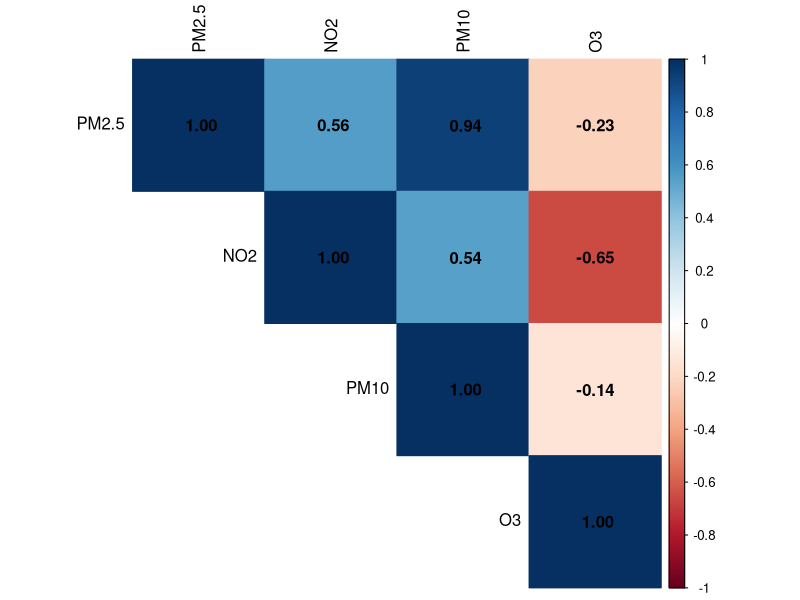
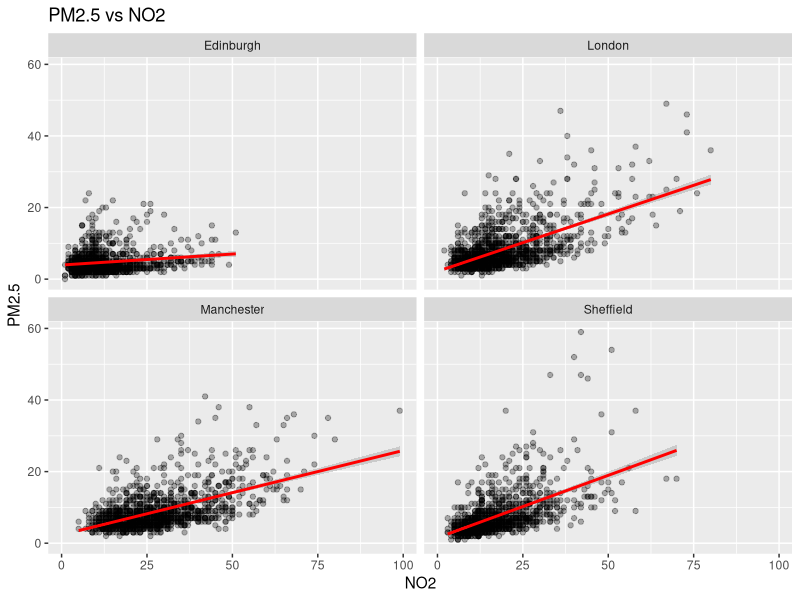
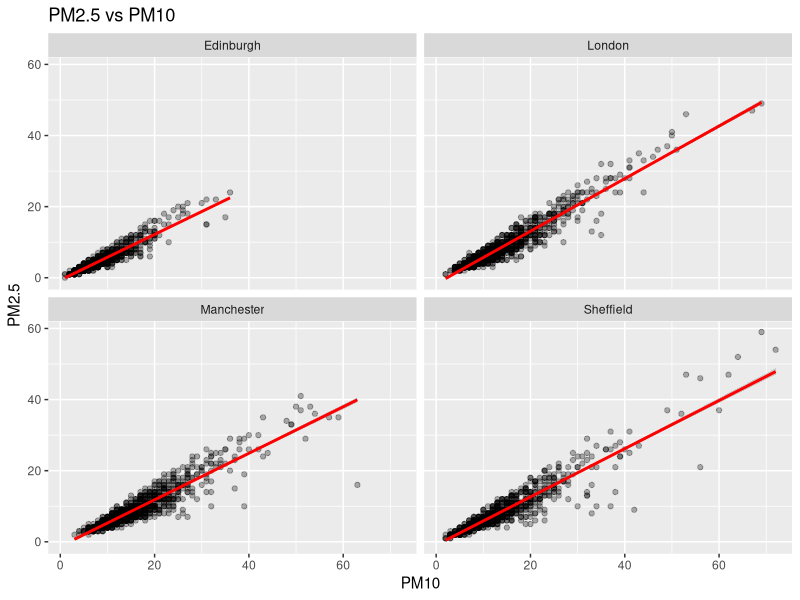
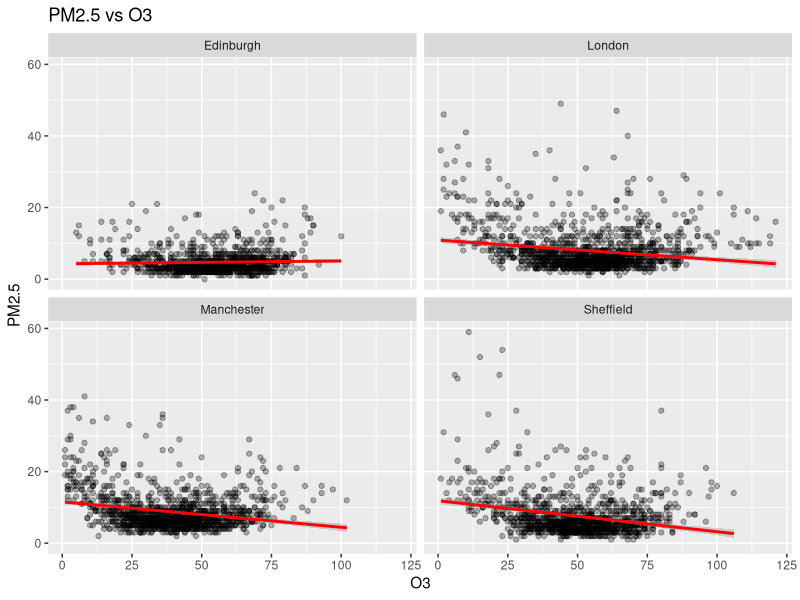
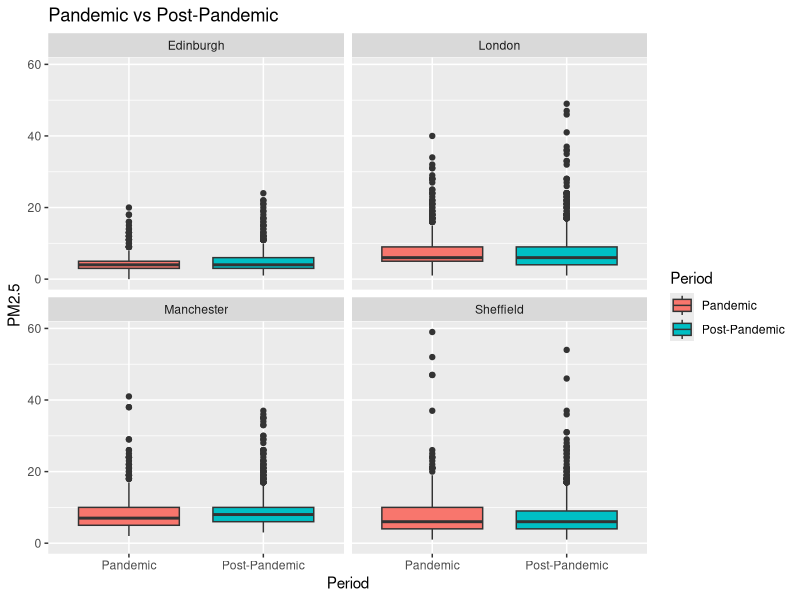
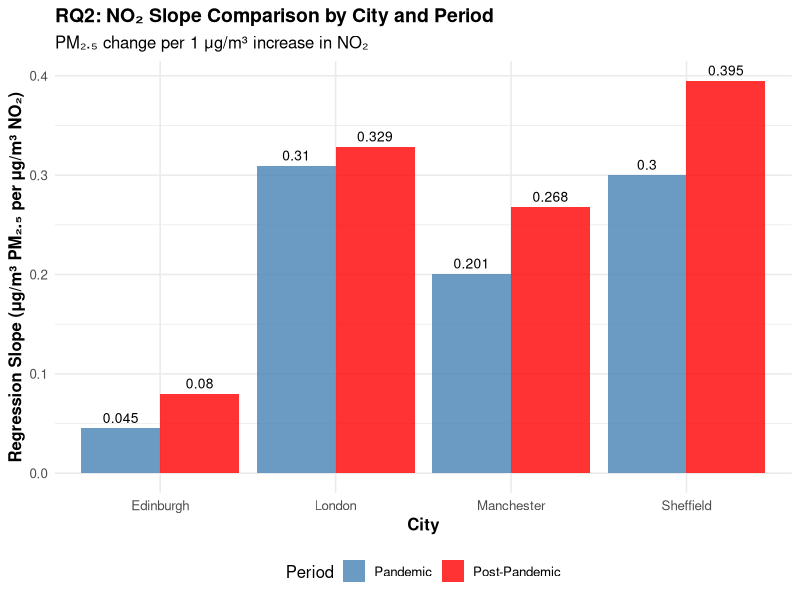
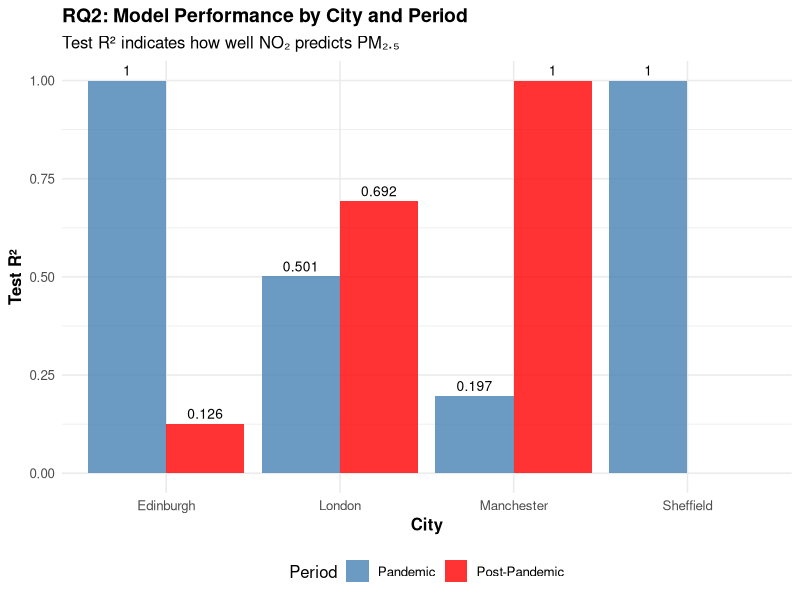
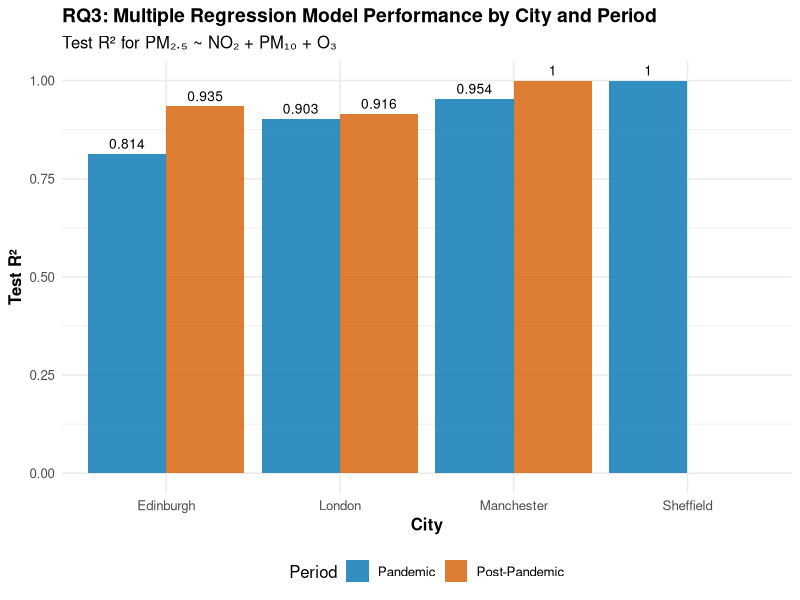

Here is the R script that generated these plots, in order: (Note: this script raises an error after producing the figures.)
# ==============================================================================
# UK Air Quality Analysis - Research Questions 2 & 3
# RQ2: Simple Linear Regression (NO₂ → PM₂.₅)
# RQ3: Multiple Linear Regression (NO₂ + PM₁₀ + O₃ → PM₂.₅)
# ==============================================================================

# ------------------------------------------------------------------------------
# 1. SETUP: Load Required Packages
# ------------------------------------------------------------------------------

install.packages("corrplot")

library(tidyverse)
library(corrplot)

set.seed(123)  # For reproducibility
# Plot control
SAVE_PLOTS <- TRUE  # Change to FALSE if you only want to see plots in RStudio

# Create output folders
dir.create("results", showWarnings = FALSE)

cat("==============================================================================\n")
cat("REGRESSION ANALYSIS: RQ2 & RQ3\n")
cat("==============================================================================\n\n")

# ------------------------------------------------------------------------------
# 2. LOAD DATA
# ------------------------------------------------------------------------------

cat("Loading data...\n")
data <- read_csv("processed_data/air_quality_clean_wide.csv", show_col_types = FALSE)

# Prepare data
regression_data <- data %>%
  select(Date, City, PM2.5, NO2, PM10, O3) %>%
  drop_na(PM2.5, NO2, PM10, O3) %>%
  mutate(
    Year = year(Date),
    Period = case_when(
      Year >= 2020 & Year <= 2021 ~ "Pandemic",
      Year >= 2022 ~ "Post-Pandemic"
    ),
    Period = factor(Period, levels = c("Pandemic", "Post-Pandemic")),
    City = factor(City, levels = c("Edinburgh", "London", "Manchester", "Sheffield"))
  ) %>%
  filter(!is.na(Period))

cat("Total observations:", nrow(regression_data), "\n\n")

# ------------------------------------------------------------------------------
# 3. TRAIN/TEST SPLIT (80/20)
# ------------------------------------------------------------------------------

cat("Creating train/test split (80/20)...\n")

# Split by city to keep balanced
train_data <- regression_data %>%
  group_by(City) %>%
  slice_sample(prop = 0.8) %>%
  ungroup()

test_data <- regression_data %>%
  filter(!Date %in% train_data$Date)

levels(train_data$Period)

cat("Training:", nrow(train_data), "| Test:", nrow(test_data), "\n\n")

# ------------------------------------------------------------------------------
# 4. EXPLORE TRAINING DATA
# ------------------------------------------------------------------------------

cat("=== EXPLORATORY ANALYSIS (Training Data) ===\n\n")

# Correlation matrix
cor_train <- train_data %>%
  select(PM2.5, NO2, PM10, O3) %>%
  cor(use = "complete.obs")

cat("Correlation Matrix:\n")
print(round(cor_train, 3))
cat("\n")

# Save correlation matrix
write_csv(as.data.frame(cor_train) %>% 
            rownames_to_column("Variable"), 
          "processed_data/correlation_matrix.csv")

# Visualize correlation matrix
corrplot(cor_train, method = "color", type = "upper", 
         addCoef.col = "black", tl.col = "black")
if (SAVE_PLOTS) {
  png("plots/correlation_matrix.png", width = 8, height = 8, units = "in", res = 300)
  corrplot(cor_train, method = "color", type = "upper", 
           addCoef.col = "black", tl.col = "black")
  dev.off()
}

# Scatterplots
p1 <- train_data %>%
  ggplot(aes(x = NO2, y = PM2.5)) +
  geom_point(alpha = 0.3) +
  geom_smooth(method = "lm", color = "red") +
  facet_wrap(~City) +
  labs(title = "PM2.5 vs NO2")
print(p1)
if (SAVE_PLOTS) ggsave("plots/PM25_vs_NO2.png", p1, width = 10, height = 6, dpi = 300)

p2 <- train_data %>%
  ggplot(aes(x = PM10, y = PM2.5)) +
  geom_point(alpha = 0.3) +
  geom_smooth(method = "lm", color = "red") +
  facet_wrap(~City) +
  labs(title = "PM2.5 vs PM10")
print(p2)
if (SAVE_PLOTS) ggsave("plots/PM25_vs_PM10.png", p2, width = 10, height = 6, dpi = 300)

p3 <- train_data %>%
  ggplot(aes(x = O3, y = PM2.5)) +
  geom_point(alpha = 0.3) +
  geom_smooth(method = "lm", color = "red") +
  facet_wrap(~City) +
  labs(title = "PM2.5 vs O3")
print(p3)
if (SAVE_PLOTS) ggsave("plots/PM25_vs_O3.png", p3, width = 10, height = 6, dpi = 300)

# Period comparison
p4 <- train_data %>%
  ggplot(aes(x = Period, y = PM2.5, fill = Period)) +
  geom_boxplot() +
  facet_wrap(~City) +
  labs(title = "Pandemic vs Post-Pandemic")
print(p4)
if (SAVE_PLOTS) ggsave("plots/period_comparison.png", p4, width = 10, height = 6, dpi = 300)

# ==============================================================================
# RQ2: SIMPLE LINEAR REGRESSION BY CITY × PERIOD (PM2.5 ~ NO2)
# ==============================================================================

cat("\n=== RQ2: Simple Linear Regression by City × Period ===\n")
cat("Fitting separate models for each City-Period combination\n\n")

# Store results for all city-period combinations
rq2_results <- data.frame()

# Loop through each city and period
for (city in levels(train_data$City)) {
  for (period in levels(train_data$Period)) {
    
    # Subset data for this city-period combination
    train_subset <- train_data %>% filter(City == city, Period == period)
    test_subset <- test_data %>% filter(City == city, Period == period)
    
    # Skip if insufficient training data
    if (nrow(train_subset) < 30) {
      cat("Skipping", city, "-", period, "(n =", nrow(train_subset), ")\n")
      next
    }
    
    # Fit simple linear regression: PM2.5 ~ NO2
    model <- lm(PM2.5 ~ NO2, data = train_subset)
    
    # Training metrics
    train_pred <- predict(model, newdata = train_subset)
    train_r2 <- summary(model)$r.squared
    train_rmse <- sqrt(mean((train_subset$PM2.5 - train_pred)^2))
    
    # Test metrics (if sufficient test data)
    if (nrow(test_subset) > 1) {
      test_pred <- predict(model, newdata = test_subset)
      
      # Check for zero variance (avoids correlation issues)
      if (sd(test_subset$PM2.5) > 0 && sd(test_pred) > 0) {
        test_r2 <- cor(test_subset$PM2.5, test_pred)^2
      } else {
        test_r2 <- NA
      }
      
      test_rmse <- sqrt(mean((test_subset$PM2.5 - test_pred)^2))
    } else {
      test_pred <- NULL
      test_r2 <- NA
      test_rmse <- NA
    }
    
    # Extract coefficients
    intercept <- coef(model)[1]
    slope_no2 <- coef(model)[2]
    
    # Print summary
    cat(sprintf("%-15s | %-15s | Slope: %6.4f | Train R²: %.3f | Test R²: %.3f\n",
                city, period, slope_no2, train_r2, test_r2))
    
    # Store results
    rq2_results <- rbind(rq2_results, data.frame(
      City = as.character(city),
      Period = as.character(period),
      Intercept = intercept,
      Slope_NO2 = slope_no2,
      Train_R2 = train_r2,
      Train_RMSE = train_rmse,
      Test_R2 = test_r2,
      Test_RMSE = test_rmse,
      n_train = nrow(train_subset),
      n_test = nrow(test_subset)
    ))
  }
}

# ------------------------------------------------------------------------------
# Save Results and Create Summary Visualizations
# ------------------------------------------------------------------------------

cat("\n=== SAVING RQ2 RESULTS ===\n")

# Save summary table
write_csv(rq2_results, "processed_data/RQ2_city_period_summary.csv")
cat("✓ Saved: processed_data/RQ2_city_period_summary.csv\n\n")

# Print summary table
cat("--- RQ2 Summary Table ---\n")
print(rq2_results)

# Slope Comparison
if (nrow(rq2_results) > 0) {
  p_slopes <- rq2_results %>%
    ggplot(aes(x = City, y = Slope_NO2, fill = Period)) +
    geom_bar(stat = "identity", position = "dodge", alpha = 0.8) +
    geom_text(aes(label = round(Slope_NO2, 3)), 
              position = position_dodge(width = 0.9), vjust = -0.5, size = 3.5) +
    scale_fill_manual(values = c("Pandemic" = "steelblue", "Post-Pandemic" = "red")) +
    labs(
      title = "RQ2: NO₂ Slope Comparison by City and Period",
      subtitle = "PM₂.₅ change per 1 μg/m³ increase in NO₂",
      y = "Regression Slope (μg/m³ PM₂.₅ per μg/m³ NO₂)",
      x = "City",
      fill = "Period"
    ) +
    theme_minimal(base_size = 12) +
    theme(
      plot.title = element_text(face = "bold", size = 14),
      axis.title = element_text(face = "bold"),
      legend.position = "bottom"
    )
  
  print(p_slopes)
  if (SAVE_PLOTS) {
    ggsave("plots/RQ2_slope_comparison.png", p_slopes, 
           width = 10, height = 6, dpi = 300)
    cat("✓ Saved: plots/RQ2_slope_comparison.png\n")
  }
  
  # R² Comparison
  p_r2 <- rq2_results %>%
    ggplot(aes(x = City, y = Test_R2, fill = Period)) +
    geom_bar(stat = "identity", position = "dodge", alpha = 0.8) +
    geom_text(aes(label = round(Test_R2, 3)), 
              position = position_dodge(width = 0.9), vjust = -0.5, size = 3.5) +
    scale_fill_manual(values = c("Pandemic" = "steelblue", "Post-Pandemic" = "red")) +
    labs(
      title = "RQ2: Model Performance by City and Period",
      subtitle = "Test R² indicates how well NO₂ predicts PM₂.₅",
      y = "Test R²",
      x = "City",
      fill = "Period"
    ) +
    ylim(0, 1) +
    theme_minimal(base_size = 12) +
    theme(
      plot.title = element_text(face = "bold", size = 14),
      axis.title = element_text(face = "bold"),
      legend.position = "bottom"
    )
  
  print(p_r2)
  if (SAVE_PLOTS) {
    ggsave("plots/RQ2_r2_comparison.png", p_r2, 
           width = 10, height = 6, dpi = 300)
    cat("✓ Saved: plots/RQ2_r2_comparison.png\n")
  }
}

cat("\n=== RQ2 ANALYSIS COMPLETE ===\n")

# ==============================================================================
# RQ3: MULTIPLE LINEAR REGRESSION BY CITY × PERIOD (PM2.5 ~ NO2 + PM10 + O3)
# ==============================================================================

cat("\n=== RQ3: Multiple Linear Regression by City × Period ===\n")
cat("Fitting separate models for each City-Period combination\n\n")

# Store results for all city-period combinations
rq3_results <- data.frame()

# Loop through each city and period
for (city in levels(train_data$City)) {
  for (period in levels(train_data$Period)) {
    
    # Subset data for this city-period combination
    train_subset <- train_data %>% filter(City == city, Period == period)
    test_subset <- test_data %>% filter(City == city, Period == period)
    
    # Skip if insufficient training data
    if (nrow(train_subset) < 30) {
      cat("Skipping", city, "-", period, "(n =", nrow(train_subset), ")\n")
      next
    }
    
    # Fit multiple linear regression: PM2.5 ~ NO2 + PM10 + O3
    model <- lm(PM2.5 ~ NO2 + PM10 + O3, data = train_subset)
    
    # Training metrics
    train_pred <- predict(model, newdata = train_subset)
    train_r2 <- summary(model)$r.squared
    train_adj_r2 <- summary(model)$adj.r.squared
    train_rmse <- sqrt(mean((train_subset$PM2.5 - train_pred)^2))
    
    # Test metrics (if sufficient test data)
    if (nrow(test_subset) > 1) {
      test_pred <- predict(model, newdata = test_subset)
      
      # Check for zero variance
      if (sd(test_subset$PM2.5) > 0 && sd(test_pred) > 0) {
        test_r2 <- cor(test_subset$PM2.5, test_pred)^2
      } else {
        test_r2 <- NA
      }
      
      test_rmse <- sqrt(mean((test_subset$PM2.5 - test_pred)^2))
    } else {
      test_pred <- NULL
      test_r2 <- NA
      test_rmse <- NA
    }
    
    # Extract coefficients
    coefs <- coef(model)
    
    # Print summary
    cat(sprintf("%-15s | %-15s | Train R²: %.3f | Adj R²: %.3f | Test R²: %.3f\n",
                city, period, train_r2, train_adj_r2, test_r2))
    
    # VIF check for multicollinearity
    vif_no2 <- tryCatch({
      1/(1 - summary(lm(NO2 ~ PM10 + O3, data = train_subset))$r.squared)
    }, error = function(e) NA)
    
    vif_pm10 <- tryCatch({
      1/(1 - summary(lm(PM10 ~ NO2 + O3, data = train_subset))$r.squared)
    }, error = function(e) NA)
    
    vif_o3 <- tryCatch({
      1/(1 - summary(lm(O3 ~ NO2 + PM10, data = train_subset))$r.squared)
    }, error = function(e) NA)
    
    # Store results
    rq3_results <- rbind(rq3_results, data.frame(
      City = as.character(city),
      Period = as.character(period),
      Intercept = coefs[1],
      Coef_NO2 = coefs[2],
      Coef_PM10 = coefs[3],
      Coef_O3 = coefs[4],
      Train_R2 = train_r2,
      Train_Adj_R2 = train_adj_r2,
      Train_RMSE = train_rmse,
      Test_R2 = test_r2,
      Test_RMSE = test_rmse,
      VIF_NO2 = vif_no2,
      VIF_PM10 = vif_pm10,
      VIF_O3 = vif_o3,
      n_train = nrow(train_subset),
      n_test = nrow(test_subset)
    ))
  }
}

# ------------------------------------------------------------------------------
# Save Results and Create Summary Visualizations
# ------------------------------------------------------------------------------

cat("\n=== SAVING RQ3 RESULTS ===\n")

# Save summary table
write_csv(rq3_results, "processed_data/RQ3_city_period_summary.csv")
cat("✓ Saved: processed_data/RQ3_city_period_summary.csv\n\n")

# Print summary table
cat("--- RQ3 Summary Table ---\n")
print(rq3_results)

# Summary visualizations
if (nrow(rq3_results) > 0) {
  
  # R² comparison
  p_r2_rq3 <- rq3_results %>%
    ggplot(aes(x = City, y = Test_R2, fill = Period)) +
    geom_bar(stat = "identity", position = "dodge", alpha = 0.8) +
    geom_text(aes(label = round(Test_R2, 3)), 
              position = position_dodge(width = 0.9), vjust = -0.5, size = 3.5) +
    scale_fill_manual(values = c("Pandemic" = "#0072B2", "Post-Pandemic" = "#D55E00")) +
    labs(
      title = "RQ3: Multiple Regression Model Performance by City and Period",
      subtitle = "Test R² for PM₂.₅ ~ NO₂ + PM₁₀ + O₃",
      y = "Test R²",
      x = "City",
      fill = "Period"
    ) +
    ylim(0, 1) +
    theme_minimal(base_size = 12) +
    theme(
      plot.title = element_text(face = "bold", size = 14),
      axis.title = element_text(face = "bold"),
      legend.position = "bottom"
    )
  
  print(p_r2_rq3)
  if (SAVE_PLOTS) {
    ggsave("plots/RQ3_r2_comparison.png", p_r2_rq3, 
           width = 10, height = 6, dpi = 300)
    cat("✓ Saved: plots/RQ3_r2_comparison.png\n")
  }
  
  # VIF summary (check multicollinearity)
  vif_summary <- rq3_results %>%
    select(City, Period, VIF_NO2, VIF_PM10, VIF_O3) %>%
    pivot_longer(cols = starts_with("VIF"), names_to = "Predictor", values_to = "VIF") %>%
    mutate(Predictor = str_remove(Predictor, "VIF_"))
  
  p_vif <- vif_summary %>%
    ggplot(aes(x = City, y = VIF, fill = Predictor)) +
    geom_bar(stat = "identity", position = "dodge", alpha = 0.8) +
    geom_hline(yintercept = 5, linetype = "dashed", color = "red", linewidth = 1) +
    geom_hline(yintercept = 10, linetype = "dashed", color = "darkred", linewidth = 1) +
    facet_wrap(~Period) +
    scale_fill_manual(values = c("NO2" = "#E69F00", "PM10" = "#56B4E9", "O3" = "#009E73")) +
    labs(
      title = "RQ3: Variance Inflation Factor (VIF) Check Across All Models",
      subtitle = "VIF < 5 indicates no multicollinearity concerns | VIF > 10 indicates severe multicollinearity",
      y = "VIF Value",
      x = "City",
      fill = "Predictor"
    ) +
    theme_minimal(base_size = 12) +
    theme(
      plot.title = element_text(face = "bold", size = 14),
      axis.title = element_text(face = "bold"),
      legend.position = "bottom",
      strip.text = element_text(face = "bold", size = 11),
      strip.background = element_rect(fill = "gray95", color = NA)
    )
  
  print(p_vif)
  if (SAVE_PLOTS) {
    ggsave("plots/RQ3_vif_summary.png", p_vif, 
           width = 12, height = 6, dpi = 300)
    cat("✓ Saved: plots/RQ3_vif_summary.png\n")
  }
  
  print(p_coef)
  if (SAVE_PLOTS) {
    cat("✓ Saved: plots/RQ3_coefficient_comparison.png\n")
  }
}

cat("\n=== RQ3 ANALYSIS COMPLETE ===\n")

# ==============================================================================
# MODEL COMPARISON: RQ2 vs RQ3
# ==============================================================================

cat("\n=== MODEL COMPARISON: RQ2 (Simple) vs RQ3 (Multiple) ===\n\n")

# Merge RQ2 and RQ3 results for comparison
comparison <- rq2_results %>%
  select(City, Period, RQ2_Train_R2 = Train_R2, RQ2_Test_R2 = Test_R2, 
         RQ2_Test_RMSE = Test_RMSE) %>%
  left_join(
    rq3_results %>%
      select(City, Period, RQ3_Train_R2 = Train_R2, RQ3_Test_R2 = Test_R2,
             RQ3_Test_RMSE = Test_RMSE),
    by = c("City", "Period")
  ) %>%
  mutate(
    R2_Improvement = RQ3_Test_R2 - RQ2_Test_R2,
    RMSE_Improvement = RQ2_Test_RMSE - RQ3_Test_RMSE,
    Pct_Improvement = (R2_Improvement / RQ2_Test_R2) * 100
  )

# Print comparison table
print(comparison)

# Save comparison
write_csv(comparison, "processed_data/RQ2_vs_RQ3_comparison.csv")
cat("\n✓ Saved: processed_data/RQ2_vs_RQ3_comparison.csv\n")

# Visualization: R² improvement
p_comparison_r2 <- comparison %>%
  select(City, Period, RQ2 = RQ2_Test_R2, RQ3 = RQ3_Test_R2) %>%
  pivot_longer(cols = c(RQ2, RQ3), names_to = "Model", values_to = "Test_R2") %>%
  ggplot(aes(x = City, y = Test_R2, fill = Model)) +
  geom_bar(stat = "identity", position = "dodge") +
  facet_wrap(~Period) +
  geom_text(aes(label = round(Test_R2, 3)), 
            position = position_dodge(width = 0.9), vjust = -0.5, size = 3) +
  labs(
    title = "Model Comparison: RQ2 (Simple) vs RQ3 (Multiple)",
    subtitle = "Test R² by City and Period",
    y = "Test R²",
    x = "City"
  ) +
  scale_fill_manual(values = c("RQ2" = "#E69F00", "RQ3" = "#56B4E9")) +
  theme_minimal() +
  theme(legend.position = "bottom")

print(p_comparison_r2)
if (SAVE_PLOTS) ggsave("plots/RQ2_vs_RQ3_comparison_R2.png", p_comparison_r2, 
                       width = 12, height = 6, dpi = 300)

# Visualization: RMSE improvement
p_comparison_rmse <- comparison %>%
  select(City, Period, RQ2 = RQ2_Test_RMSE, RQ3 = RQ3_Test_RMSE) %>%
  pivot_longer(cols = c(RQ2, RQ3), names_to = "Model", values_to = "Test_RMSE") %>%
  ggplot(aes(x = City, y = Test_RMSE, fill = Model)) +
  geom_bar(stat = "identity", position = "dodge") +
  facet_wrap(~Period) +
  geom_text(aes(label = round(Test_RMSE, 2)), 
            position = position_dodge(width = 0.9), vjust = -0.5, size = 3) +
  labs(
    title = "Model Comparison: RQ2 (Simple) vs RQ3 (Multiple)",
    subtitle = "Test RMSE by City and Period (lower is better)",
    y = "Test RMSE (μg/m³)",
    x = "City"
  ) +
  scale_fill_manual(values = c("RQ2" = "#E69F00", "RQ3" = "#56B4E9")) +
  theme_minimal() +
  theme(legend.position = "bottom")

print(p_comparison_rmse)
if (SAVE_PLOTS) ggsave("plots/RQ2_vs_RQ3_comparison_RMSE.png", p_comparison_rmse,
                       width = 12, height = 6, dpi = 300)

# Summary statistics
cat("\n=== Summary: Model Improvement ===\n")
cat("Average R² improvement:", round(mean(comparison$R2_Improvement, na.rm = TRUE), 4), "\n")
cat("Average % improvement:", round(mean(comparison$Pct_Improvement, na.rm = TRUE), 1), "%\n")
cat("Average RMSE reduction:", round(mean(comparison$RMSE_Improvement, na.rm = TRUE), 2), "μg/m³\n")

cat("\n==============================================================================\n")
cat("Analysis Complete!\n")
cat("==============================================================================\n")